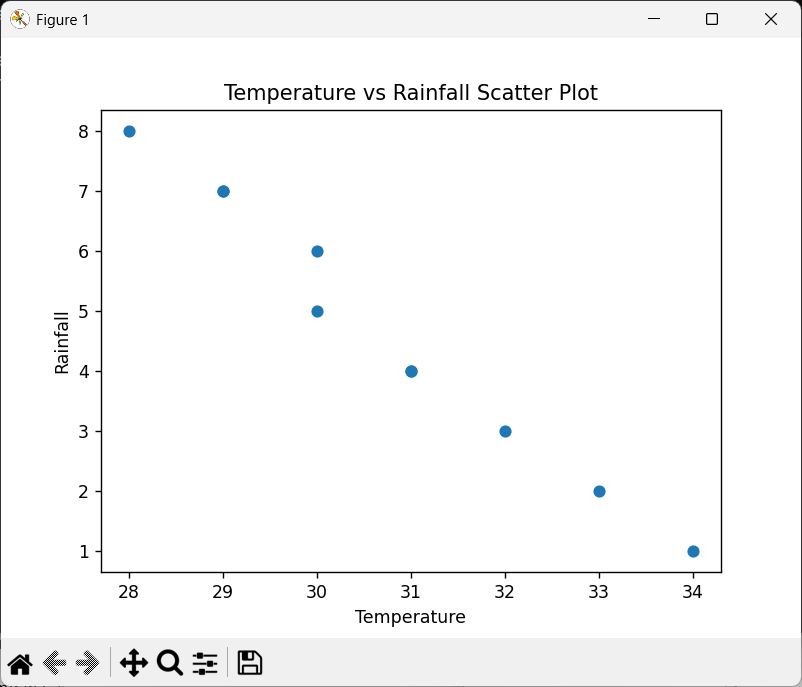

Write the Python code that produced this figure.
import pandas as pd
import matplotlib.pyplot as plt

# Sample dataset (can also read from CSV)
data = {
    "Temperature": [30, 32, 31, 29, 28, 33, 34, 30, 31, 29],
    "Rainfall": [5, 3, 4, 7, 8, 2, 1, 6, 4, 7]
}

df = pd.DataFrame(data)

# Calculate correlation coefficient
correlation = df["Temperature"].corr(df["Rainfall"])
print("Correlation Coefficient:", correlation)

# Scatter Plot
plt.scatter(df["Temperature"], df["Rainfall"])
plt.xlabel("Temperature")
plt.ylabel("Rainfall")
plt.title("Temperature vs Rainfall Scatter Plot")
plt.show()
